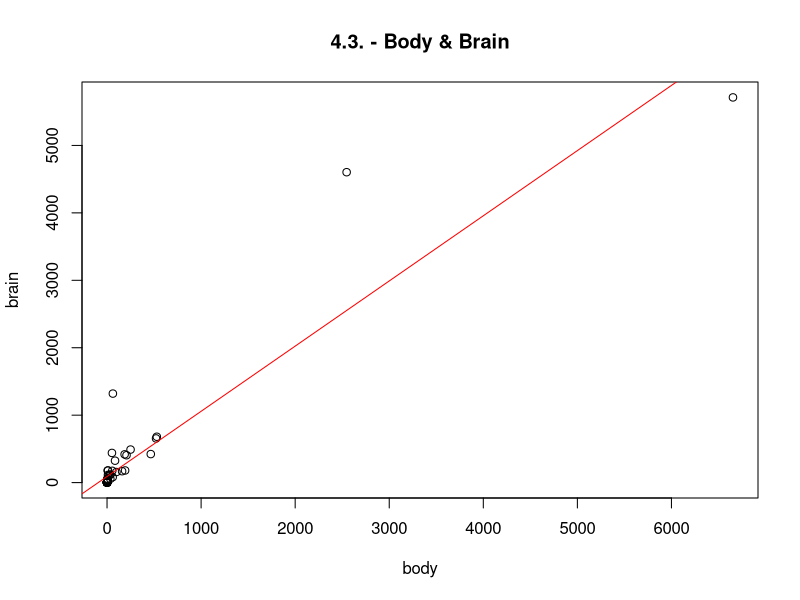
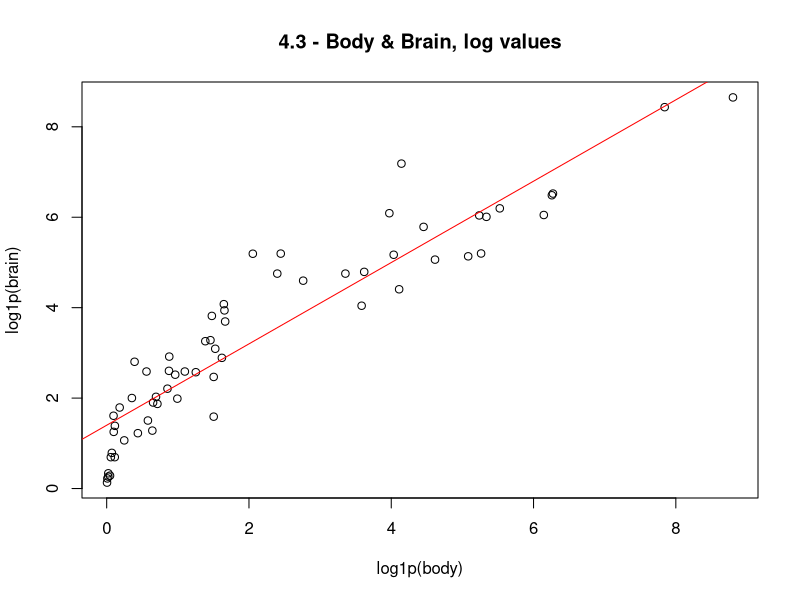

R code for these plots, in order:
## Q 4.3
data(package='MASS', mammals)
attach(mammals)
summary(mammals)


#  1. compare Pearson and Spearman correlation
#     ... yes, they appear to be similar...
cor(body, brain, method='pearson')
# [1] 0.9341638

cor(body, brain, method='spearman')
# [1] 0.9534986



#  2. plot 

plot(body, brain,
     main="4.3. - Body & Brain",
     xlab="body",
     ylab="brain")
lm.a <- lm(brain ~ body)
abline(lm.a, col="red")
dev.off()

summary(lm.a)



#  3. plot with logarithms of variables

plot(log1p(body), log1p(brain),
     main="4.3 - Body & Brain, log values",
     xlab="log1p(body)",
     ylab="log1p(brain)")
lm.b <- lm(log1p(brain) ~ log1p(body))
abline(lm.b, col="red")
dev.off()

summary(lm.b)

detach(mammals)
